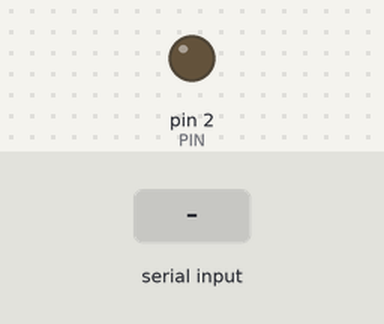
Bench run of a sketch on a simulated Arduino Uno, built with avr-gcc and run on an emulated ATmega328P. Shown: output pins drawn as LEDs (lit = HIGH). The inputs (shaded band) are chosen by the test bench. What the sketch prints to the serial monitor is not drawn.

Above: at 1.2 s.
1.3 s: "ON\n" received over Serial
At 2.3 s:
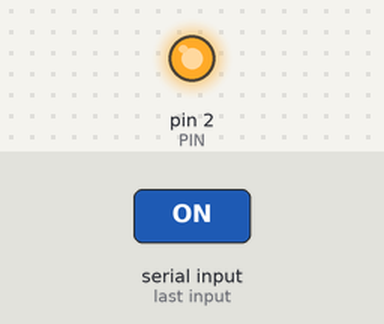
2.8 s: "on\n" received over Serial
4.3 s: "On\n" received over Serial
Timing chart, 0 to 7.3 s (numbered marks = the images above; inputs shaded):
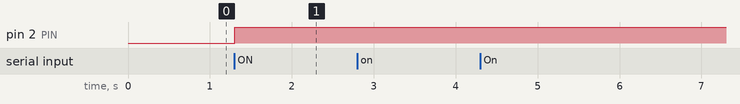

Measured:
- after the input at 1.3 s, pin 2 (PIN): LOW → HIGH at once
- after the input at 2.8 s, every drawn part: stays the same
- after the input at 4.3 s, every drawn part: stays the same

The sketch:

ledonoff.ino
```cpp
char input[32];
int max_char = 32, indx = 0;
#define PIN 2
int light = 0;

void setup() {
  Serial.begin(9600);
  pinMode(PIN, OUTPUT);
  Serial.print("Enter input: ");
}

void output(){
  Serial.println(input);
  if(strcmp(input, "ON") == 0 || strcmp(input, "on") == 0 || strcmp(input, "On") == 0){
    if(light != 1){
      Serial.println("Turning LED ON");
      digitalWrite(PIN, HIGH);
      light = 1;
      //delay(200);
      Serial.print("Enter new input: ");
    }else Serial.print("The LED is already ON. Try again: ");
  }else if(strcmp(input, "OFF") == 0 || strcmp(input, "off") == 0 || strcmp(input, "Off") == 0){
    if(light != 0){
      Serial.println("Turning LED OFF");
      digitalWrite(PIN, LOW);
      light = 0;
      //delay(200);
      Serial.print("Enter new input: ");
    }else Serial.print("The LED is already OFF. Try again: ");
  }else Serial.print("Invalid input. Try again: ");
}

void serialFlush(){
  while(Serial.available() > 0){
    char t = Serial.read();
  }
}

void loop() {
  if(Serial.available() > 0){
    char temp = Serial.read();

    if(indx < max_char - 1){
      if(temp != '\n'){
        input[indx] = temp;
        indx++;
      }else{
        input[indx] = '\0';
        output();
        indx = 0;
      }
    }else{
      serialFlush();
      Serial.print("Input too large. Try again: ");
      indx = 0;
    }


  }

}
```
